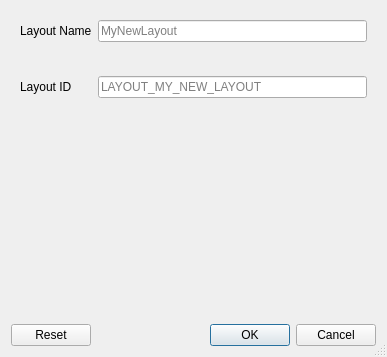
<?xml version="1.0" encoding="UTF-8"?>
<ui version="4.0">
 <class>NewLayoutDialog</class>
 <widget class="QDialog" name="NewLayoutDialog">
  <property name="geometry">
   <rect>
    <x>0</x>
    <y>0</y>
    <width>387</width>
    <height>357</height>
   </rect>
  </property>
  <property name="windowTitle">
   <string>New Layout Options</string>
  </property>
  <property name="sizeGripEnabled">
   <bool>true</bool>
  </property>
  <property name="modal">
   <bool>true</bool>
  </property>
  <layout class="QVBoxLayout" name="verticalLayout">
   <item>
    <widget class="QScrollArea" name="scrollArea">
     <property name="frameShape">
      <enum>QFrame::Shape::NoFrame</enum>
     </property>
     <property name="frameShadow">
      <enum>QFrame::Shadow::Plain</enum>
     </property>
     <property name="widgetResizable">
      <bool>true</bool>
     </property>
     <widget class="QWidget" name="scrollAreaWidgetContents">
      <property name="geometry">
       <rect>
        <x>0</x>
        <y>0</y>
        <width>363</width>
        <height>293</height>
       </rect>
      </property>
      <layout class="QGridLayout" name="gridLayout_3">
       <property name="verticalSpacing">
        <number>10</number>
       </property>
       <item row="1" column="1">
        <widget class="QLabel" name="label_NameError">
         <property name="visible">
          <bool>false</bool>
         </property>
         <property name="styleSheet">
          <string notr="true">color: rgb(255, 0, 0)</string>
         </property>
         <property name="text">
          <string/>
         </property>
         <property name="wordWrap">
          <bool>true</bool>
         </property>
        </widget>
       </item>
       <item row="5" column="0" colspan="2">
        <widget class="NewLayoutForm" name="newLayoutForm" native="true"/>
       </item>
       <item row="2" column="1">
        <widget class="QLineEdit" name="lineEdit_LayoutID">
         <property name="toolTip">
          <string>&lt;html&gt;&lt;head/&gt;&lt;body&gt;&lt;p&gt;The constant that will be used to refer to this layout. It cannot be the same as any other existing layout.&lt;/p&gt;&lt;/body&gt;&lt;/html&gt;</string>
         </property>
         <property name="placeholderText">
          <string>LAYOUT_MY_NEW_LAYOUT</string>
         </property>
         <property name="clearButtonEnabled">
          <bool>true</bool>
         </property>
        </widget>
       </item>
       <item row="0" column="0">
        <widget class="QLabel" name="label_Name">
         <property name="text">
          <string>Layout Name</string>
         </property>
        </widget>
       </item>
       <item row="2" column="0">
        <widget class="QLabel" name="label_LayoutID">
         <property name="text">
          <string>Layout ID</string>
         </property>
        </widget>
       </item>
       <item row="0" column="1">
        <widget class="QLineEdit" name="lineEdit_Name">
         <property name="toolTip">
          <string>&lt;html&gt;&lt;head/&gt;&lt;body&gt;&lt;p&gt;The name of the new layout. The name cannot be the same as any other existing layout.&lt;/p&gt;&lt;/body&gt;&lt;/html&gt;</string>
         </property>
         <property name="placeholderText">
          <string>MyNewLayout</string>
         </property>
         <property name="clearButtonEnabled">
          <bool>true</bool>
         </property>
        </widget>
       </item>
       <item row="3" column="1">
        <widget class="QLabel" name="label_LayoutIDError">
         <property name="visible">
          <bool>false</bool>
         </property>
         <property name="styleSheet">
          <string notr="true">color: rgb(255, 0, 0)</string>
         </property>
         <property name="text">
          <string/>
         </property>
         <property name="wordWrap">
          <bool>true</bool>
         </property>
        </widget>
       </item>
       <item row="8" column="0" colspan="2">
        <spacer name="verticalSpacer">
         <property name="orientation">
          <enum>Qt::Orientation::Vertical</enum>
         </property>
         <property name="sizeHint" stdset="0">
          <size>
           <width>20</width>
           <height>1</height>
          </size>
         </property>
        </spacer>
       </item>
      </layout>
     </widget>
    </widget>
   </item>
   <item>
    <widget class="QLabel" name="label_GenericError">
     <property name="visible">
      <bool>false</bool>
     </property>
     <property name="styleSheet">
      <string notr="true">color: rgb(255, 0, 0)</string>
     </property>
     <property name="text">
      <string/>
     </property>
     <property name="wordWrap">
      <bool>true</bool>
     </property>
    </widget>
   </item>
   <item>
    <widget class="QDialogButtonBox" name="buttonBox">
     <property name="standardButtons">
      <set>QDialogButtonBox::StandardButton::Cancel|QDialogButtonBox::StandardButton::Ok|QDialogButtonBox::StandardButton::Reset</set>
     </property>
    </widget>
   </item>
  </layout>
 </widget>
 <customwidgets>
  <customwidget>
   <class>NewLayoutForm</class>
   <extends>QWidget</extends>
   <header>newlayoutform.h</header>
   <container>1</container>
  </customwidget>
 </customwidgets>
 <resources/>
 <connections/>
</ui>
